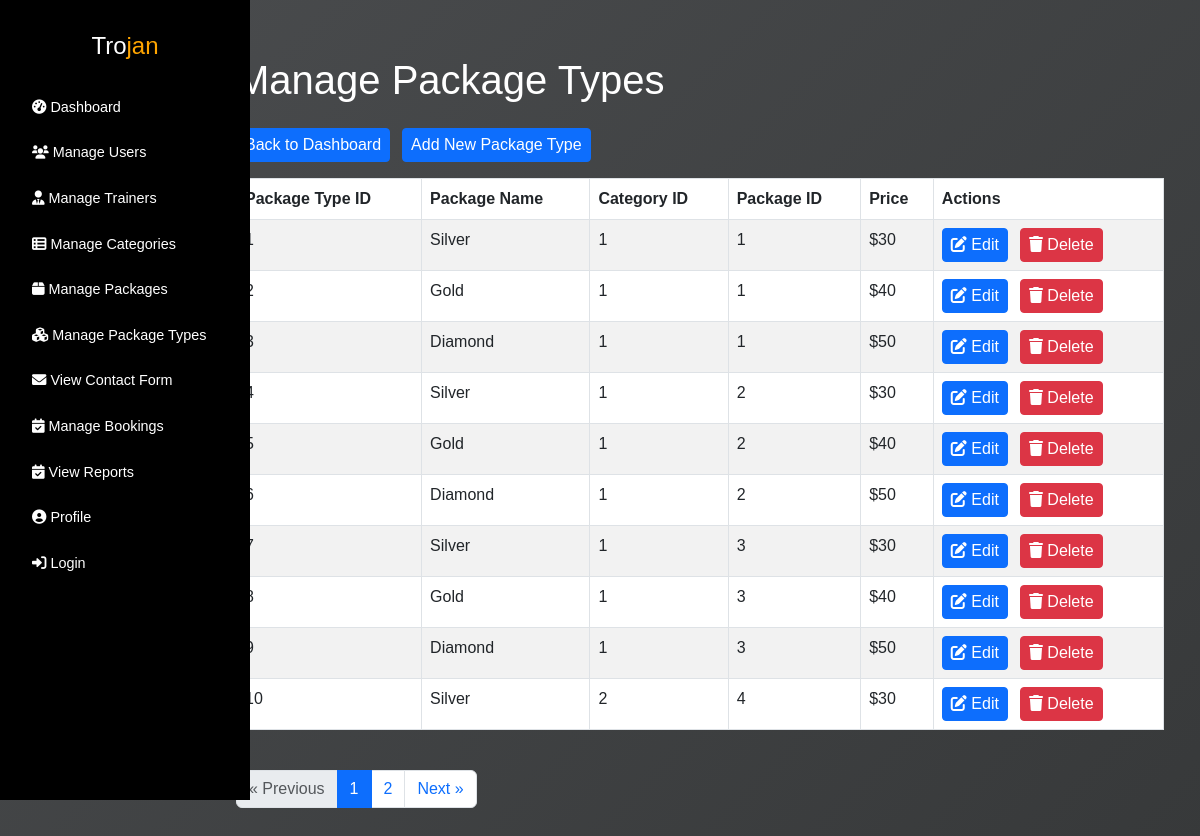
The app's page /viewpackage_types with its own data.
### tables this page shows
CREATE TABLE "package_types" (
	"packagetypeid"	INTEGER NOT NULL,
	"packagetypename"	VARCHAR(255) NOT NULL,
	"price"	DECIMAL(10, 2) DEFAULT NULL,
	"categoryid"	INTEGER DEFAULT NULL,
	"packagesid"	INTEGER, "trainerid" INTEGER,
	PRIMARY KEY("packagetypeid" AUTOINCREMENT)
);

### app.py (the view)
@app.route("/viewpackage_types")
def viewpackage_types():
    adminid = session.get('adminid')
    page = request.args.get('page', 1, type=int)  # Get the page number from the URL (default to 1)
    per_page = 10  # Number of package types per page
    offset = (page - 1) * per_page  # Calculate the offset for the query
    connection = sqlite3.connect("Trojan.db")
    connection.row_factory = sqlite3.Row
    cursor = connection.cursor()
    cursor.execute("SELECT * FROM package_types LIMIT ? OFFSET ?", (per_page, offset))
    package_types = cursor.fetchall()
    cursor.execute("SELECT COUNT(*) FROM package_types")
    total_package_types = cursor.fetchone()[0]
    total_pages = (total_package_types // per_page) + (1 if total_package_types % per_page > 0 else 0)
    start_page = max(1, page - 1)
    end_page = min(total_pages, page + 1)
    page_range = list(range(start_page, end_page + 1))
    connection.close()
    return render_template(
        "managepackage_types.html",
        package_types=package_types,
        adminid=adminid,
        current_page=page,
        total_pages=total_pages,
        page_range=page_range
    )

### templates/managepackage_types.html (shortened to what this page needs)
{% extends "layout.html" %}  {% block content %}
<div class="container mt-4">
  <h1 class="mb-4" style="color: white">Manage Package Types</h1>
  <div
    class="d-flex flex-column flex-sm-row justify-content-sm-start gap-1 mb-3"
  >
    <a
      href="{{ url_for('admindashboard') }}"
      class="btn btn-primary btn-sm me-2 fs-6 py-1"
      >Back to Dashboard</a
    >
    <a
      href="{{ url_for('addpackage_type') }}"
      class="btn btn-primary btn-sm fs-6 py-1"
      >Add New Package Type</a
    >
  </div>
  {% if package_types %}
  <div class="table-responsive">
    <table class="table table-bordered table-striped">
      <thead class="thead-dark">
        <tr>
          <th>Package Type ID</th>
          <th>Package Name</th>
          <th>Category ID</th>
          <th>Package ID</th>
          <th>Price</th>
          <th>Actions</th>
        </tr>
      </thead>
      <tbody>
        {% for package_type in package_types %}
        <tr>
          <td>{{ package_type['packagetypeid'] }}</td>
          <td>{{ package_type['packagetypename'] }}</td>
          <td>{{ package_type['categoryid'] }}</td>
          <td>{{ package_type['packagesid'] }}</td>
          <td>${{ package_type['price'] }}</td>
          <td>
            <div class="d-flex flex-column flex-sm-row gap-1">
              <a
                href="{{ url_for('editpackage_types', packagetypeid=package_type['packagetypeid']) }}"
                class="btn btn-primary btn-sm me-2 fs-6 py-1"
              >
                <i class="fas fa-edit"></i> Edit
              </a>
              <form
                action="{{ url_for('delete_package_types', packagetypeid=package_type['packagetypeid']) }}"
                method="post"
                style="display: inline"
              >
                <button
                  type="submit"
                  class="btn btn-danger btn-sm fs-6 py-1"
                  onclick="return confirm('Are you sure you want to delete this package type?');"
                >
                  <i class="fas fa-trash"></i> Delete
                </button>
              </form>
            </div>
          </td>
        </tr>
        {% endfor %}
      </tbody>
    </table>
  </div>
  <div class="pagination mt-4">
    {% if total_pages > 1 %}
    <nav aria-label="Page navigation">
      <ul class="pagination justify-content-center">
        {% if current_page > 1 %}
        <li class="page-item">
          <a
            class="page-link"
            href="{{ url_for('viewpackage_types', page=current_page - 1) }}"
            aria-label="Previous"
          >
            <span aria-hidden="true">&laquo; Previous</span>
          </a>
        </li>
        {% else %}
        <li class="page-item disabled">
          <a class="page-link" href="#" tabindex="-1" aria-disabled="true"
            >&laquo; Previous</a
          >
        </li>
        {% endif %}
        {% for page in page_range %}
        <li class="page-item {% if page == current_page %}active{% endif %}">
          <a
            class="page-link"
            href="{{ url_for('viewpackage_types', page=page) }}"
            >{{ page }}</a
          >
        </li>
        {% endfor %}
        {% if current_page < total_pages %}
        <li class="page-item">
          <a
            class="page-link"
            href="{{ url_for('viewpackage_types', page=current_page + 1) }}"
            aria-label="Next"
          >
            <span aria-hidden="true">Next &raquo;</span>
          </a>
        </li>
        {% else %}
        <li class="page-item disabled">
          <a class="page-link" href="#" tabindex="-1" aria-disabled="true"
            >Next &raquo;</a
          >
        </li>
        {% endif %}
      </ul>
    </nav>
    {% endif %}
  </div>
  {% else %}
  <p>No package types found.</p>
  {% endif %}
</div>
{% endblock %}

### static/css/layout.css (style rules this page uses)
body { font-family: Arial, sans-serif; margin: 0; background: linear-gradient(135deg, #4a4c4e 0%, #37393a 100%) no-repeat center center fixed; }

### records on screen
package_types: packagetypename "Silver", categoryid "1", packagesid "1", price "30"
package_types: packagetypename "Gold", categoryid "1", packagesid "1", price "40"
package_types: packagetypename "Diamond", categoryid "1", packagesid "1", price "50"
package_types: packagetypename "Silver", categoryid "1", packagesid "2", price "30"
package_types: packagetypename "Gold", categoryid "1", packagesid "2", price "40"
package_types: packagetypename "Diamond", categoryid "1", packagesid "2", price "50"
package_types: packagetypename "Silver", categoryid "1", packagesid "3", price "30"
package_types: packagetypename "Gold", categoryid "1", packagesid "3", price "40"
package_types: packagetypename "Diamond", categoryid "1", packagesid "3", price "50"
package_types: packagetypeid "10", packagetypename "Silver", categoryid "2", packagesid "4", price "30"

### other values on screen
{{ page }} "1" "2"
